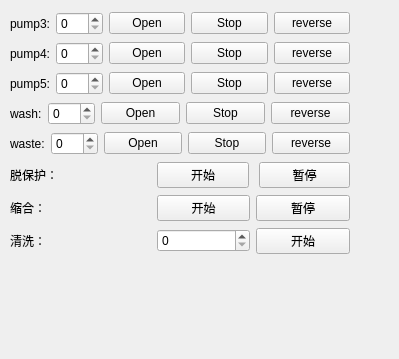
          <widget class="QWidget" name="page">
           <property name="geometry">
            <rect>
             <x>0</x>
             <y>0</y>
             <width>399</width>
             <height>359</height>
            </rect>
           </property>
           <attribute name="label">
            <string>unit 1</string>
           </attribute>
           <widget class="QWidget" name="layoutWidget">
            <property name="geometry">
             <rect>
              <x>10</x>
              <y>11</y>
              <width>340</width>
              <height>244</height>
             </rect>
            </property>
            <layout class="QVBoxLayout" name="verticalLayout_100">
             <item>
              <layout class="QHBoxLayout" name="horizontalLayout_101">
               <item>
                <widget class="QLabel" name="pump3_label">
                 <property name="text">
                  <string>pump3:</string>
                 </property>
                </widget>
               </item>
               <item>
                <widget class="QSpinBox" name="pump3_spinbox">
                 <property name="maximum">
                  <number>300</number>
                 </property>
                </widget>
               </item>
               <item>
                <widget class="QPushButton" name="pump3_open_button">
                 <property name="text">
                  <string>Open</string>
                 </property>
                </widget>
               </item>
               <item>
                <widget class="QPushButton" name="pump3_stop_button">
                 <property name="text">
                  <string>Stop</string>
                 </property>
                </widget>
               </item>
               <item>
                <widget class="QPushButton" name="pump3_reverse">
                 <property name="text">
                  <string>reverse</string>
                 </property>
                </widget>
               </item>
              </layout>
             </item>
             <item>
              <layout class="QHBoxLayout" name="horizontalLayout_102">
               <item>
                <widget class="QLabel" name="pump4_label">
                 <property name="text">
                  <string>pump4:</string>
                 </property>
                </widget>
               </item>
               <item>
                <widget class="QSpinBox" name="pump4_spinbox">
                 <property name="maximum">
                  <number>300</number>
                 </property>
                </widget>
               </item>
               <item>
                <widget class="QPushButton" name="pump4_open_button">
                 <property name="text">
                  <string>Open</string>
                 </property>
                </widget>
               </item>
               <item>
                <widget class="QPushButton" name="pump4_stop_button">
                 <property name="text">
                  <string>Stop</string>
                 </property>
                </widget>
               </item>
               <item>
                <widget class="QPushButton" name="pump4_reverse">
                 <property name="text">
                  <string>reverse</string>
                 </property>
                </widget>
               </item>
              </layout>
             </item>
             <item>
              <layout class="QHBoxLayout" name="horizontalLayout_103">
               <item>
                <widget class="QLabel" name="pump5_label">
                 <property name="text">
                  <string>pump5:</string>
                 </property>
                </widget>
               </item>
               <item>
                <widget class="QSpinBox" name="pump5_spinbox">
                 <property name="maximum">
                  <number>300</number>
                 </property>
                </widget>
               </item>
               <item>
                <widget class="QPushButton" name="pump5_open_button">
                 <property name="text">
                  <string>Open</string>
                 </property>
                </widget>
               </item>
               <item>
                <widget class="QPushButton" name="pump5_stop_button">
                 <property name="text">
                  <string>Stop</string>
                 </property>
                </widget>
               </item>
               <item>
                <widget class="QPushButton" name="pump5_reverse">
                 <property name="text">
                  <string>reverse</string>
                 </property>
                </widget>
               </item>
              </layout>
             </item>
             <item>
              <layout class="QHBoxLayout" name="horizontalLayout_104">
               <item>
                <widget class="QLabel" name="unit1_wash">
                 <property name="text">
                  <string>wash:</string>
                 </property>
                </widget>
               </item>
               <item>
                <widget class="QSpinBox" name="unit1_wash_spinbox">
                 <property name="maximum">
                  <number>300</number>
                 </property>
                </widget>
               </item>
               <item>
                <widget class="QPushButton" name="unit1_wash_open_button">
                 <property name="text">
                  <string>Open</string>
                 </property>
                </widget>
               </item>
               <item>
                <widget class="QPushButton" name="unit1_wahs_stop_button">
                 <property name="text">
                  <string>Stop</string>
                 </property>
                </widget>
               </item>
               <item>
                <widget class="QPushButton" name="unit1_reverse">
                 <property name="text">
                  <string>reverse</string>
                 </property>
                </widget>
               </item>
              </layout>
             </item>
             <item>
              <layout class="QHBoxLayout" name="horizontalLayout_105">
               <item>
                <widget class="QLabel" name="unit1_waste_label">
                 <property name="text">
                  <string>waste:</string>
                 </property>
                </widget>
               </item>
               <item>
                <widget class="QSpinBox" name="unit1_waste_spinbox">
                 <property name="maximum">
                  <number>300</number>
                 </property>
                </widget>
               </item>
               <item>
                <widget class="QPushButton" name="unit1_waste_open_button">
                 <property name="text">
                  <string>Open</string>
                 </property>
                </widget>
               </item>
               <item>
                <widget class="QPushButton" name="unit1_waste_stop_button">
                 <property name="text">
                  <string>Stop</string>
                 </property>
                </widget>
               </item>
               <item>
                <widget class="QPushButton" name="unit1_waste_reverse">
                 <property name="text">
                  <string>reverse</string>
                 </property>
                </widget>
               </item>
              </layout>
             </item>
             <item>
              <layout class="QHBoxLayout" name="horizontalLayout_106" stretch="3,2,2">
               <property name="spacing">
                <number>10</number>
               </property>
               <item>
                <widget class="QLabel" name="unit1_depro_label">
                 <property name="text">
                  <string>脱保护：</string>
                 </property>
                </widget>
               </item>
               <item>
                <widget class="QPushButton" name="unit1_depro_start_button">
                 <property name="text">
                  <string>开始</string>
                 </property>
                </widget>
               </item>
               <item>
                <widget class="QPushButton" name="unit1_depro_stop_button">
                 <property name="text">
                  <string>暂停</string>
                 </property>
                </widget>
               </item>
              </layout>
             </item>
             <item>
              <layout class="QHBoxLayout" name="horizontalLayout_107" stretch="3,2,2">
               <property name="sizeConstraint">
                <enum>QLayout::SetDefaultConstraint</enum>
               </property>
               <item>
                <widget class="QLabel" name="unit1_couple_label">
                 <property name="text">
                  <string>缩合：</string>
                 </property>
                </widget>
               </item>
               <item>
                <widget class="QPushButton" name="unit1_couple_start_button">
                 <property name="text">
                  <string>开始</string>
                 </property>
                </widget>
               </item>
               <item>
                <widget class="QPushButton" name="unit1_couple__stop_button">
                 <property name="text">
                  <string>暂停</string>
                 </property>
                </widget>
               </item>
              </layout>
             </item>
             <item>
              <layout class="QHBoxLayout" name="horizontalLayout_108" stretch="3,2,2">
               <item>
                <widget class="QLabel" name="unit1_wash_label">
                 <property name="text">
                  <string>清洗：</string>
                 </property>
                </widget>
               </item>
               <item>
                <widget class="QSpinBox" name="unit1_wash_frequence_sppinbox">
                 <property name="maximum">
                  <number>10</number>
                 </property>
                </widget>
               </item>
               <item>
                <widget class="QPushButton" name="unit1_wash_start_button">
                 <property name="text">
                  <string>开始</string>
                 </property>
                </widget>
               </item>
              </layout>
             </item>
            </layout>
           </widget>
          </widget>
